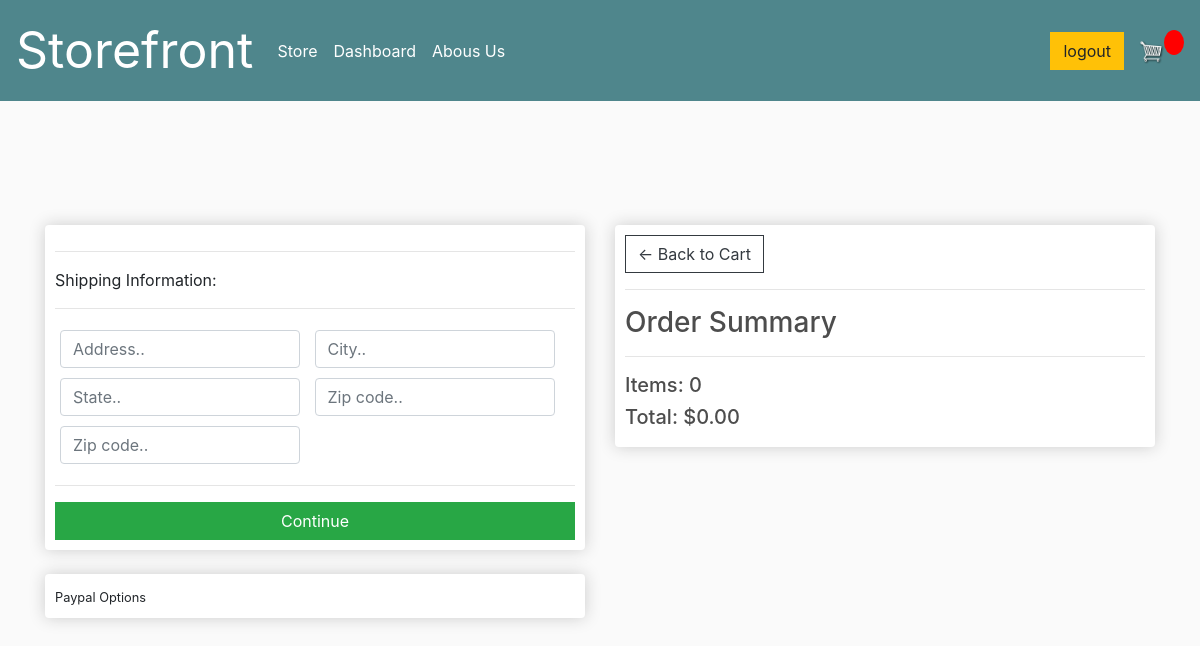
/checkout/ (signed in), run on an earlier commit of the app's database.
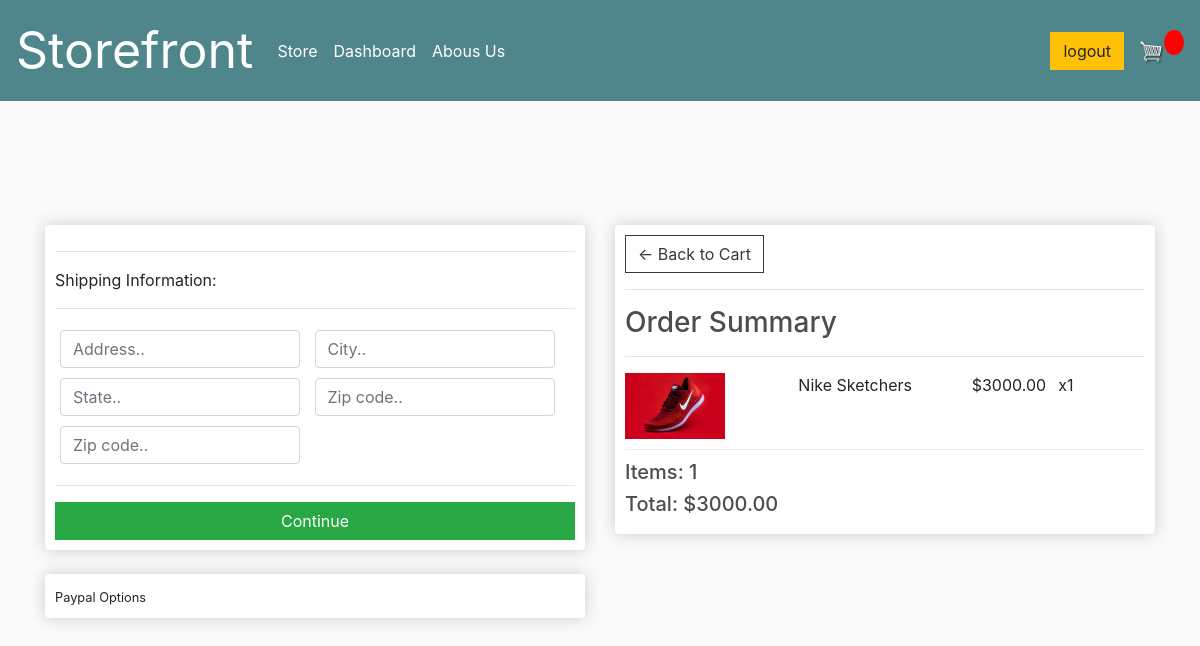
And on a later commit of the database.
### store/models.py (models this page shows, shortened)
class Order(models.Model):
	customer = models.ForeignKey(Customer, on_delete=models.SET_NULL, null=True, blank=True)
	date_ordered = models.DateTimeField(auto_now_add=True)
	complete = models.BooleanField(default=False)
	transaction_id = models.CharField(max_length=100, null=True)
	@property
	def get_cart_total(self):
		orderitems = self.orderitem_set.all()
		total = sum([item.get_total for item in orderitems])
		return total
	@property
	def get_cart_items(self):
		orderitems = self.orderitem_set.all()
		total = sum([item.quantity for item in orderitems])
		return total

class OrderItem(models.Model):
	product = models.ForeignKey(Product, on_delete=models.SET_NULL, null=True, blank=True)
	order = models.ForeignKey(Order, on_delete=models.SET_NULL, null=True)
	quantity = models.IntegerField(default=0, null=True, blank=True)
	date_added = models.DateTimeField(auto_now_add=True)
	@property
	def get_total(self):
		total = self.product.price * self.quantity
		return total

class Product(models.Model):
	name = models.CharField(max_length=200)
	price = models.FloatField()
	image = models.ImageField(null=True, blank=True)
	description = models.CharField(max_length=1000, null=True, blank=True)
	gender = models.CharField(max_length=6, null=True, blank=True)
	stock_status = models.IntegerField(null=True, blank=True)
	@property
	def imageURL(self):
		try:
			url = self.image.url
		except:
			url = ''
		return url

### store/views.py (the view)
# urls.py: path("checkout/", views.checkout, name="checkout"),
def checkout(request):
    if request.user.is_authenticated:
        customer = request.user.customer
        order, created = Order.objects.get_or_create(
            customer=customer, complete=False)
        items = order.orderitem_set.all()
    else:
        items = []
        order = {'get_cart_total': 0, 'get_cart_items': 0}
    context = {'items': items, 'order': order}
    return render(request, 'store/checkout.html', context)

### store/templates/store/checkout.html (shortened to what this page needs)
{% extends 'store/main.html' %}
{% load static %}
{% block content %}
     <div class="row">
		<div class="col-lg-6">
			<div class="box-element" id="form-wrapper">
				<form id="form">
					<div id="shipping-info">
						<hr>
						<p>Shipping Information:</p>
						<hr>
						<div class="form-field">
							<input class="form-control" type="text" name="address" placeholder="Address..">
						</div>
						<div class="form-field">
							<input class="form-control" type="text" name="city" placeholder="City..">
						</div>
						<div class="form-field">
							<input class="form-control" type="text" name="state" placeholder="State..">
						</div>
						<div class="form-field">
							<input class="form-control" type="text" name="zipcode" placeholder="Zip code..">
						</div>
						<div class="form-field">
							<input class="form-control" type="text" name="country" placeholder="Zip code..">
						</div>
					</div>
					<hr>
					<input id="form-button" class="btn btn-success btn-block" type="submit" value="Continue">
				</form>
			</div>
			<br>
			<div class="box-element hidden" id="payment-info">
				<small>Paypal Options</small>
			</div>
		</div>
		<div class="col-lg-6">
			<div class="box-element">
				<a  class="btn btn-outline-dark" href="{% url 'cart' %}">&#x2190; Back to Cart</a>
				<hr>
				<h3>Order Summary</h3>
				<hr>
				{% for item in items %}
				<div class="cart-row">
					<div style="flex:2"><img class="row-image" src="{{item.product.imageURL}}"></div>
					<div style="flex:2"><p>{{item.product.name}}</p></div>
					<div style="flex:1"><p>${{item.product.price|floatformat:2}}</p></div>
					<div style="flex:1"><p>x{{item.quantity}}</p></div>
				</div>
				{% endfor %}
				<h5>Items:   {{order.get_cart_items}}</h5>
				<h5>Total:   ${{order.get_cart_total|floatformat:2}}</h5>
			</div>
		</div>
	</div>
{% endblock content %}

### store/templates/store/main.html (shortened to what this page needs)
<!DOCTYPE html>
{% load static %}
<html>
<head>
	<link rel="stylesheet" href="https://stackpath.bootstrapcdn.com/bootstrap/4.4.1/css/bootstrap.min.css">
	<link rel="stylesheet" href="https://cdnjs.cloudflare.com/ajax/libs/font-awesome/4.7.0/css/font-awesome.min.css">
	<link rel="stylesheet" type="text/css" href="{% static 'css/main.css' %}">
</head>
<body>
	<nav class="navbar navbar-expand-lg navbar-dark bg-dark">
		<a style="font-size: 50px;" class="navbar-brand" href="{% url 'home' %}">Storefront</a>
			<div class="collapse navbar-collapse" id="navbarSupportedContent">
				<ul class="navbar-nav mr-auto">
						<a class="nav-link nav-item active" href="{% url 'store' %}">Store <span class="sr-only">(current)</span></a>
						<a class="nav-link dashboard nav-item active" href="{% url 'dashboard' %}">Dashboard</a>
						<a class="nav-link nav-item active" href=# >Abous Us</a>
				</ul>
				<div class="form-inline my-2 my-lg-0">
					<a class="btn btn-warning login">Login</a>
					<a href="{% url 'cart' %}">
						<img  id="cart-icon" src="{% static 'cart.png' %}">
					</a>
					<p id="cart-total">{{cartItems}}</p>
				</div>
			</div>
	</nav>
  <div class="container">
            <br>
            {% block content %}
            {% endblock content %}
  </div>
</body>
</html>

### store/static/css/main.css (style rules this page uses)
body { background-color: hsl(0, 0%, 98%); }
h1,h2,h3,h4,h5,h6 { color:hsl(0, 0%, 30%); }
.box-element { box-shadow:hsl(0, 0%, 80%) 0 0 16px; background-color: #fff; border-radius: 4px; padding: 10px; }
.login { color: aquamarine; display:flex; justify-content: center; }
.bg-dark { background-color: #4f868c!important; }
#cart-icon { width:25px; display: inline-block; margin-left: 15px; }
#cart-total { display: block; text-align: center; color:#fff; background-color: red; width: 20px; height: 25px; border-radius: 50%; font-size: 14px; }
.col-lg-4, .col-lg-6, .col-lg-8, .col-lg-12 { margin-top: 100px; }
.btn { border-radius: 0; }
.row-image { width: 100px; }
.form-field { width:250px; display: inline-block; padding: 5px; }
.cart-row { display: flex; align-items: flex-stretch; padding-bottom: 10px; margin-bottom: 10px; border-bottom: 1px solid #ececec; }

What changed in the data, as far as the page shows it:
added OrderItem: product.imageURL (picture), product.name "Nike Sketchers", product.price "3000.00", quantity "1"
computed for Order: get_cart_items "0" → "1"; get_cart_total "0.00" → "3000.00"
